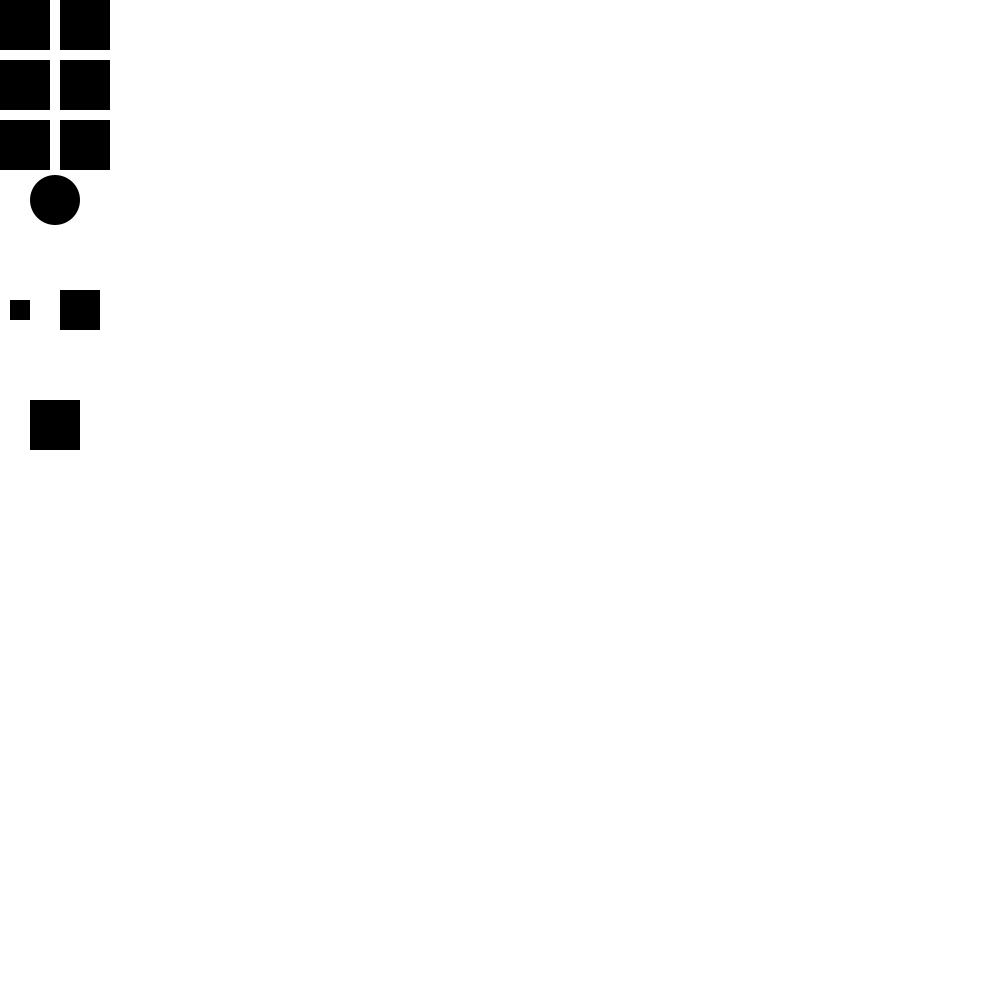
Frame 1 (no input)
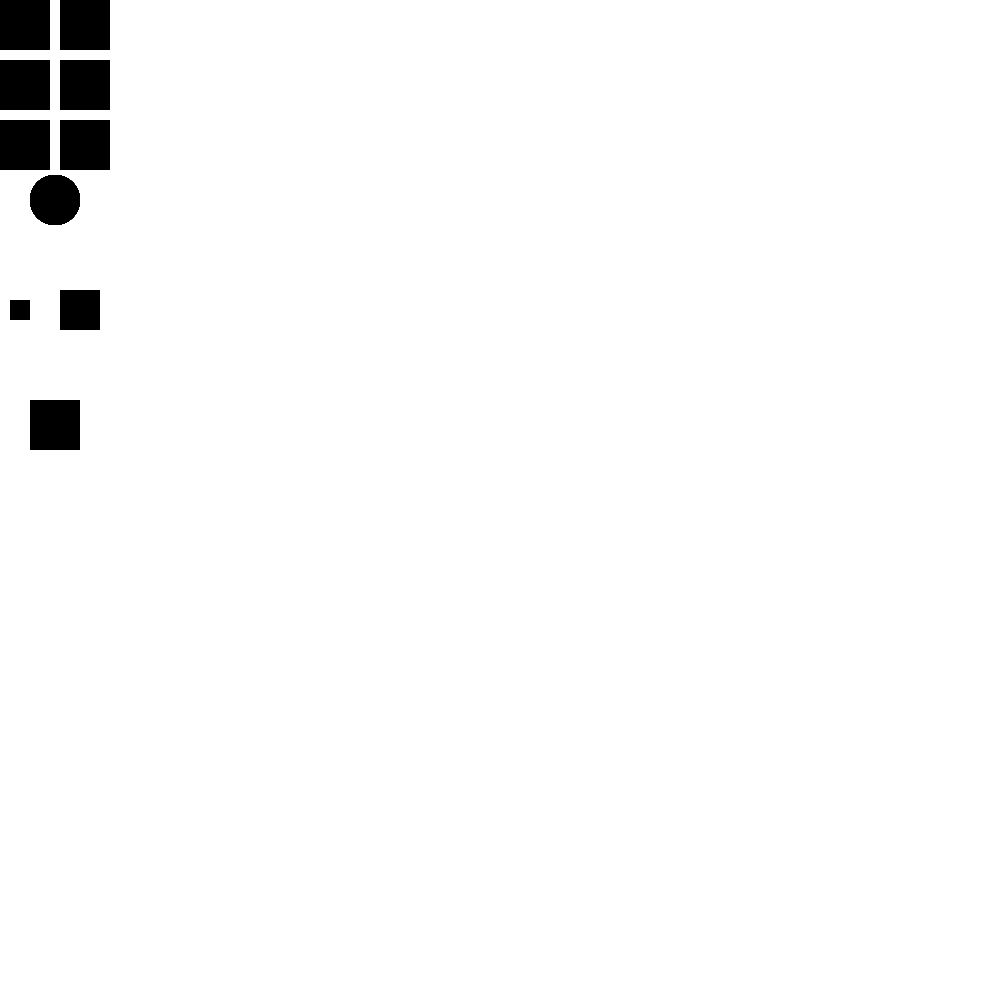
Frame 60 (the mouse pressed at the canvas centre just before this capture)
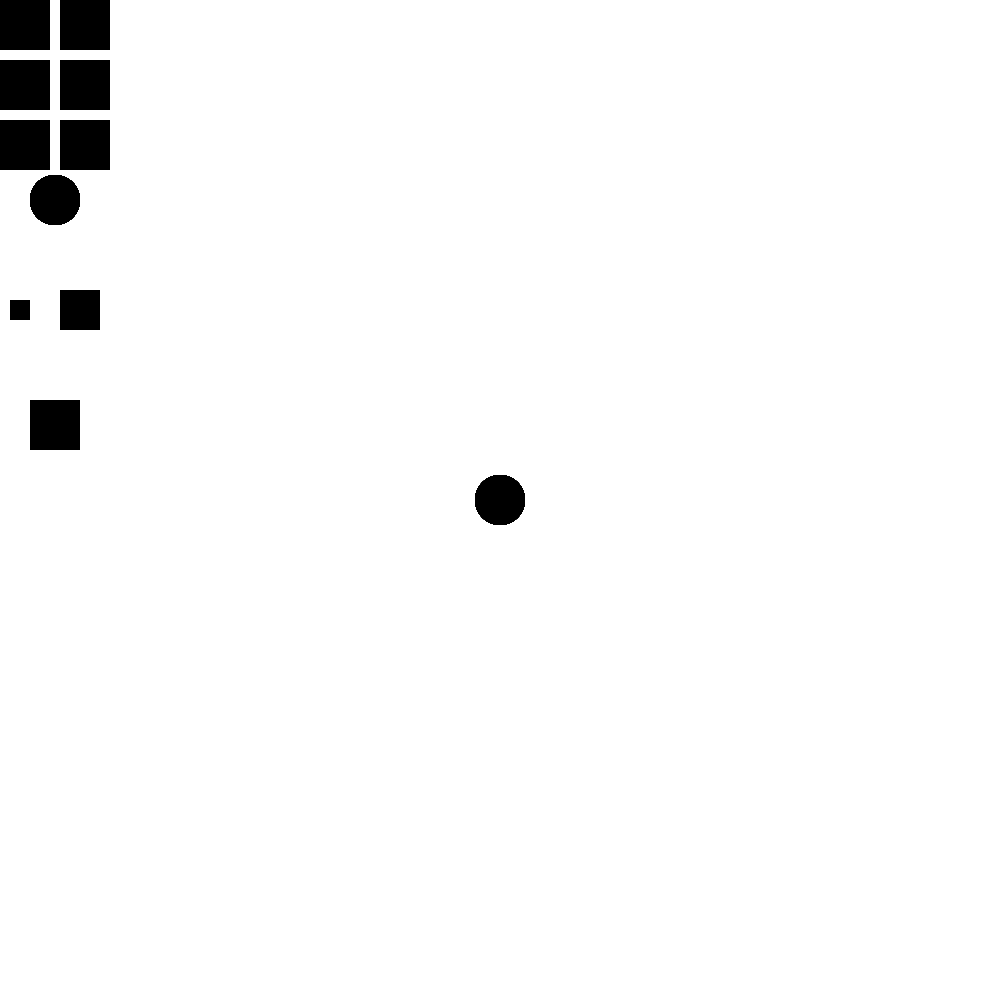
Frame 120 (the mouse held since frame 60 and released just before this capture)

The Processing sketch that drew these frames (run headless with seeded random() and noise(); from frame 60 on, the mouse is pressed at the canvas centre):

// Processing sketch: paint
// ── paint.pde
//sets the variables, one for each RGB value 
int r = 0;
int g = 0;
int b = 0;
//sets variable of the color of the cursor 
color cursor =0;
//sets variable for size of cursor
int size = 50;

void setup() {
  size(1000, 1000);
  background(255);
}

void draw() {
  //sets the cursor value to be r and g and b
  cursor = color(r, g, b);

  noStroke();
  //makes the top row of rectangles for red value
  fill(r, 0, 0);
  rect(0, 0, 50, 50);
  rect(60, 0, 50, 50);
  
  //makes second row for green
  fill(0, g, 0);
  rect(0, 60, 50, 50);
  rect(60, 60, 50, 50);
  
  //makes next row for blue
  fill(0, 0, b);
  rect(0, 120, 50, 50);
  rect(60, 120, 50, 50); 
  
  //makes the buttons for resizing the cursor
  fill(0);
  rect(10, 300, 20, 20);
  rect(60, 290, 40, 40);
  
  //makes rectangle for the reset button
  rect(30, 400, 50, 50);
  
  //sample cursor
  fill(cursor);
  ellipse(55, 200, 50, 50);

  //if the mouse is pressed outside of the button area it will draw and ellipse 
  if (mousePressed && mouseX>140 && mouseY>50) {
    //the coordinates of the ellipse is set to the mouse coordinates, size is a variable that will be changed later
    ellipse(mouseX, mouseY, size, size);
  } 
  //if the mouse is pressed inside ofthe top left rectangle r will increase by 2
  if (mousePressed && mouseX<50 && mouseY<50) {
    r = r+2;
  }
  //if mouse is pressed in the next rectangle r will decrease by two 
  if (mousePressed && mouseX<110 && mouseY<50 && mouseX>60) { 
    r = r-2;
  }

  //if mouse is pressed on the middle left button g will increase
  if (mousePressed && mouseX<50 && mouseY<110 && mouseY>50) {
    g = g+2;
  }
  //if pressed in the middle right g will decrease
  if (mousePressed && mouseX<110 && mouseY<110 && mouseY>60 && mouseX>60) {
    g = g-2;
  }

  //if pressed in bottom left b will increase
  if (mousePressed && mouseX<50 && mouseY<170 && mouseY>110) {
    b = b+2;
  }
  //if pressed in bottom right b will decrease
  if (mousePressed && mouseX<110 && mouseY<170 && mouseY>110 && mouseX>60) {
    b = b-2;
  }
  //if the mosue is pressed on the reset button it will draw a white background
  if (mousePressed && mouseX>30 && mouseX<80 && mouseY<450 && mouseY>400) {
    background(255);
  }
  //if mouse is pressed in small rctangle the cursor will decrease in size by 1, careful if it goes to negative it will get bigger
  if (mousePressed && mouseX>10 && mouseX<30 && mouseY<320 && mouseY>300) {
    size = size - 1;
  }
  //if the mouse is pressed in the bigger rectangle the cursor will increase by one
  if (mousePressed && mouseX>60 && mouseX<100 && mouseY<330 && mouseY>290) {
    size = size + 1;
  }
}
